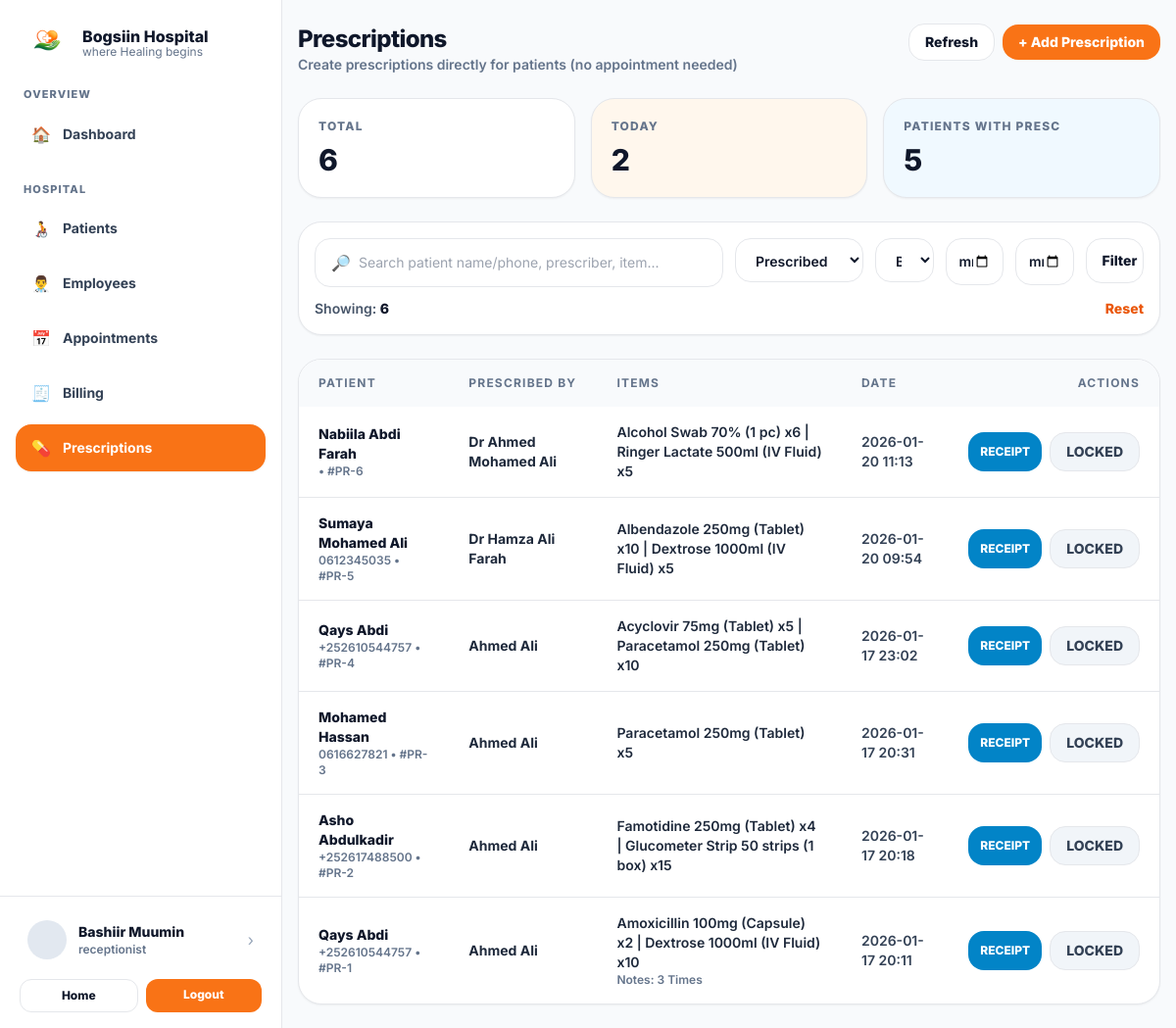
Screenshot of /prescriptions/view.php (signed in) with the database file from the repository.
### tables this page shows
CREATE TABLE `prescriptions` (
  `id` int(11) NOT NULL,
  `patient_id` int(11) NOT NULL,
  `prescribed_by_employee_id` int(11) NOT NULL,
  `notes` text DEFAULT NULL,
  `created_at` timestamp NOT NULL DEFAULT current_timestamp()
);

CREATE TABLE `patients` (
  `id` int(11) NOT NULL,
  `patient_code` varchar(30) DEFAULT NULL,
  `full_name` varchar(120) NOT NULL,
  `gender` enum('Male','Female') NOT NULL,
  `date_of_birth` date DEFAULT NULL,
  `phone` varchar(30) DEFAULT NULL,
  `address` text DEFAULT NULL,
  `emergency_contact_name` varchar(120) DEFAULT NULL,
  `emergency_contact_phone` varchar(30) DEFAULT NULL,
  `created_at` timestamp NOT NULL DEFAULT current_timestamp()
);

CREATE TABLE `employees` (
  `id` int(11) NOT NULL,
  `user_id` int(11) DEFAULT NULL,
  `emp_code` varchar(30) DEFAULT NULL,
  `full_name` varchar(120) NOT NULL,
  `gender` enum('Male','Female') DEFAULT NULL,
  `phone` varchar(30) DEFAULT NULL,
  `email` varchar(160) DEFAULT NULL,
  `job_title` enum('DOCTOR','NURSE','ADMINISTRATOR','LAB','PHARMACIST','RECEPTIONIST') NOT NULL,
  `department` varchar(120) DEFAULT NULL,
  `specialization` varchar(120) DEFAULT NULL,
  `hire_date` date DEFAULT current_timestamp(),
  `status` enum('ACTIVE','INACTIVE') NOT NULL DEFAULT 'ACTIVE',
  `created_at` timestamp NOT NULL DEFAULT current_timestamp()
);

### prescriptions/view.php (the view, shortened to what this page needs)
<?php
require_once __DIR__ . "/../includes/db.php";
function h($s){ return htmlspecialchars((string)$s, ENT_QUOTES, 'UTF-8'); }
$q = trim($_GET["q"] ?? "");
$from = trim($_GET["from"] ?? "");
$to = trim($_GET["to"] ?? "");
$where = [];
$params = [];
$whereSql = $where ? ("WHERE " . implode(" AND ", $where)) : "";
$totalPrescriptions = (int)$pdo->query("SELECT COUNT(*) FROM prescriptions")->fetchColumn();
$todayPrescriptions = (int)$pdo->query("SELECT COUNT(*) FROM prescriptions WHERE DATE(created_at)=CURDATE()")->fetchColumn();
$totalPatientsWithPresc = (int)$pdo->query("SELECT COUNT(DISTINCT patient_id) FROM prescriptions")->fetchColumn();
$stmt = $pdo->prepare("
  SELECT
    pr.id,
    pr.patient_id,
    pr.prescribed_by_employee_id,
    pr.notes,
    pr.created_at,
    p.full_name AS patient_name,
    p.phone AS patient_phone,
    e2.full_name AS prescribed_by_name,
    -- if there are multiple bills linkable, prefer any PAID bill id
    MAX(CASE WHEN b.status = 'PAID' THEN b.id ELSE NULL END) AS paid_bill_id,
    CASE WHEN SUM(CASE WHEN b.status='PAID' THEN 1 ELSE 0 END) > 0 THEN 'PAID' ELSE 'UNPAID' END AS presc_bill_status,
    GROUP_CONCAT(CONCAT(pi.item_name, ' x', pri.quantity) ORDER BY pri.id SEPARATOR ' | ') AS items_preview
  FROM prescriptions pr
  JOIN patients p ON p.id = pr.patient_id
  JOIN employees e2 ON e2.id = pr.prescribed_by_employee_id
  LEFT JOIN bills b ON b.prescription_id = pr.id AND b.bill_type = 'PRESCRIPTION'
  LEFT JOIN prescription_items pri ON pri.prescription_id = pr.id
  LEFT JOIN pharmacy_items pi ON pi.id = pri.pharmacy_item_id
  $whereSql
  GROUP BY pr.id
  ORDER BY pr.created_at DESC
  LIMIT 200
");
$stmt->execute($params);
$rows = $stmt->fetchAll() ?: [];
include_once __DIR__ . "/../includes/header.php";
?>
 <div class="min-h-screen bg-slate-50 md:pl-72">
<div class="md:flex min-h-screen">
  <?php include __DIR__ . "/../includes/sidebar.php"; ?>
  <div class="flex-1">
    <div class="mx-auto max-w-6xl px-4 py-6">
      <div class="flex flex-col gap-4 md:flex-row md:items-start md:justify-between">
        <div>
          <div class="text-2xl font-extrabold tracking-tight">Prescriptions</div>
          <div class="text-sm font-semibold text-slate-500">Create prescriptions directly for patients (no appointment needed)</div>
        </div>
        <div class="flex items-center gap-2">
          <a href="/hospital/prescriptions/view.php"
             class="rounded-2xl border bg-white px-4 py-2 text-sm font-extrabold hover:bg-slate-50">
            Refresh
          </a>
          <button id="openAddModal" type="button"
                  class="rounded-2xl bg-orange-500 px-4 py-2 text-sm font-extrabold text-white hover:bg-orange-600">
            + Add Prescription
          </button>
        </div>
      </div>
      <section class="mt-6 grid gap-4 md:grid-cols-3">
        <div class="rounded-3xl border bg-white p-5 shadow-sm">
          <div class="text-xs font-extrabold tracking-widest text-slate-500">TOTAL</div>
          <div class="mt-2 text-3xl font-extrabold"><?php echo (int)$totalPrescriptions; ?></div>
        </div>
        <div class="rounded-3xl border bg-orange-50 p-5 shadow-sm">
          <div class="text-xs font-extrabold tracking-widest text-slate-500">TODAY</div>
          <div class="mt-2 text-3xl font-extrabold"><?php echo (int)$todayPrescriptions; ?></div>
        </div>
        <div class="rounded-3xl border bg-sky-50 p-5 shadow-sm">
          <div class="text-xs font-extrabold tracking-widest text-slate-500">PATIENTS WITH PRESC</div>
          <div class="mt-2 text-3xl font-extrabold"><?php echo (int)$totalPatientsWithPresc; ?></div>
        </div>
      </section>
      <section class="mt-6 rounded-3xl border bg-white p-4 shadow-sm">
        <form class="grid gap-3 lg:grid-cols-12" method="GET">
          <div class="lg:col-span-6">
            <div class="flex items-center gap-2 rounded-2xl border bg-white px-4 py-3">
              <span class="text-slate-400">🔎</span>
              <input name="q" value="<?php echo h($q); ?>"
                     class="w-full bg-transparent text-sm outline-none"
                     placeholder="Search patient name/phone, prescriber, item..." />
            </div>
          </div>
          <div class="lg:col-span-2">
            <select name="emp" class="w-full rounded-2xl border bg-white px-4 py-3 text-sm font-semibold outline-none">
              <option value="">Prescribed By (All)</option>
            </select>
          </div>
          <div class="lg:col-span-1">
            <select name="bill_st" class="w-full rounded-2xl border bg-white px-4 py-3 text-sm font-semibold outline-none">
              <option value="">Billing</option>
            </select>
          </div>
          <div class="lg:col-span-1">
            <input type="date" name="from" value="<?php echo h($from); ?>"
                   class="w-full rounded-2xl border bg-white px-3 py-3 text-sm font-semibold outline-none" />
          </div>
          <div class="lg:col-span-1">
            <input type="date" name="to" value="<?php echo h($to); ?>"
                   class="w-full rounded-2xl border bg-white px-3 py-3 text-sm font-semibold outline-none" />
          </div>
          <div class="lg:col-span-1">
            <button class="w-full rounded-2xl border bg-white px-4 py-3 text-sm font-extrabold hover:bg-slate-50" type="submit">
              Filter
            </button>
          </div>
        </form>
        <div class="mt-3 flex items-center justify-between text-sm">
          <div class="font-semibold text-slate-600">Showing: <span class="font-extrabold text-slate-900"><?php echo count($rows); ?></span></div>
          <a href="/hospital/prescriptions/view.php" class="font-extrabold text-orange-600 hover:text-orange-700">Reset</a>
        </div>
      </section>
      <section class="mt-6 rounded-3xl border bg-white shadow-sm overflow-hidden">
        <div class="overflow-x-auto">
          <table class="w-full text-left text-sm">
            <thead class="bg-slate-50 text-xs font-extrabold tracking-widest text-slate-500">
              <tr>
                <th class="px-5 py-4">PATIENT</th>
                <th class="px-5 py-4">PRESCRIBED BY</th>
                <th class="px-5 py-4">ITEMS</th>
                <th class="px-5 py-4">DATE</th>
                <th class="px-5 py-4 text-right">ACTIONS</th>
              </tr>
            </thead>
            <tbody class="divide-y">
              <?php if (!$rows): ?>
                <tr><td colspan="5" class="px-5 py-10 text-center text-slate-500 font-semibold">No prescriptions found.</td></tr>
              <?php else: ?>
                <?php foreach ($rows as $r): ?>
                  <?php
                    $preview = (string)($r["items_preview"] ?? "");
                  ?>
                  <tr class="hover:bg-slate-50/60">
                    <td class="px-5 py-4">
                      <div class="font-extrabold text-slate-900"><?php echo h($r["patient_name"]); ?></div>
                      <div class="text-xs font-semibold text-slate-500">
                        <?php echo h($r["patient_phone"] ?? ""); ?> • #PR-<?php echo (int)$r["id"]; ?>
                      </div>
                    </td>
                    <td class="px-5 py-4 font-bold text-slate-800"><?php echo h($r["prescribed_by_name"]); ?></td>
                    <td class="px-5 py-4">
                      <div class="font-semibold text-slate-800"><?php echo h($preview); ?></div>
                      <?php if (!empty($r["notes"])): ?>
                        <div class="text-xs font-semibold text-slate-500">
                          Notes: <?php echo h(mb_substr((string)$r["notes"],0,70)); ?><?php echo (mb_strlen((string)$r["notes"])>70)?"…":""; ?>
                        </div>
                      <?php endif; ?>
                    </td>
                    <td class="px-5 py-4 font-semibold text-slate-700">
                      <?php echo h(date("Y-m-d H:i", strtotime($r["created_at"]))); ?>
                    </td>
                    <td class="px-5 py-4">
                      <div class="flex justify-end gap-2">
                        <?php if (!empty($r['presc_bill_status']) && $r['presc_bill_status'] === 'PAID' && !empty($r['paid_bill_id'])): ?>
                          <a href="/hospital/billing/receipt.php?id=<?php echo (int)$r['paid_bill_id']; ?>" target="_blank"
                             class="grid h-10 place-items-center rounded-2xl bg-sky-600 px-3 text-xs font-extrabold text-white hover:bg-sky-700">
                            RECEIPT
                          </a>
                          <span class="inline-flex h-10 items-center rounded-2xl border bg-slate-100 px-4 py-2 text-sm font-extrabold text-slate-700">LOCKED</span>
                        <?php endif; ?>
                      </div>
                    </td>
                  </tr>
                <?php endforeach; ?>
              <?php endif; ?>
            </tbody>
          </table>
        </div>
      </section>
    </div>
  </div>
</div>

### includes/header.php (style rules this page uses)
body { font-family: Inter, system-ui, -apple-system, Segoe UI, Roboto, Arial, sans-serif; }

### rows the page displays
prescriptions: patient.full_name "Nabiila Abdi Farah", id "6", prescribed_by_employee.full_name "Dr Ahmed Mohamed Ali", preview "Alcohol Swab 70% (1 pc) x6 | Ringer Lactate 500ml (IV Fluid) x5", created_at "2026-01-20 11:13"
prescriptions: patient.full_name "Sumaya Mohamed Ali", patient.phone "0612345035", id "5", prescribed_by_employee.full_name "Dr Hamza Ali Farah", preview "Albendazole 250mg (Tablet) x10 | Dextrose 1000ml (IV Fluid) x5", created_at "2026-01-20 09:54"
prescriptions: patient.full_name "Qays Abdi", patient.phone "+252610544757", id "4", prescribed_by_employee.full_name "Ahmed Ali", preview "Acyclovir 75mg (Tablet) x5 | Paracetamol 250mg (Tablet) x10", created_at "2026-01-17 23:02"
prescriptions: patient.full_name "Mohamed Hassan", patient.phone "0616627821", id "3", prescribed_by_employee.full_name "Ahmed Ali", preview "Paracetamol 250mg (Tablet) x5", created_at "2026-01-17 20:31"
prescriptions: patient.full_name "Asho Abdulkadir", patient.phone "+252617488500", id "2", prescribed_by_employee.full_name "Ahmed Ali", preview "Famotidine 250mg (Tablet) x4 | Glucometer Strip 50 strips (1 box) x15", created_at "2026-01-17 20:18"
prescriptions: patient.full_name "Qays Abdi", patient.phone "+252610544757", id "1", prescribed_by_employee.full_name "Ahmed Ali", preview "Amoxicillin 100mg (Capsule) x2 | Dextrose 1000ml (IV Fluid) x10", notes "3 Times", created_at "2026-01-17 20:11"

### other values shown
$u["full_name"] "Bashiir Muumin"
$role "receptionist"
$totalPrescriptions "6"
$todayPrescriptions "2"
$totalPatientsWithPresc "5"
count($rows) "6"
